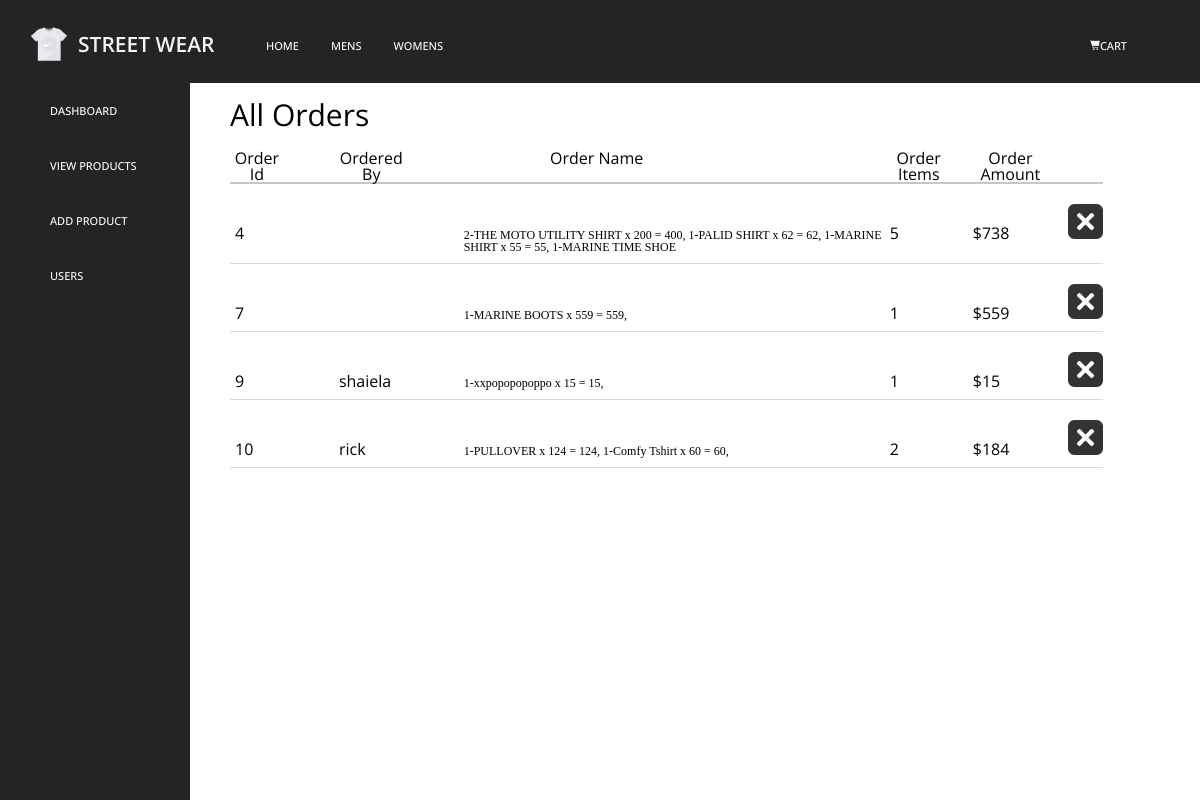
Page /ecomm/public_html/order.php?orders on the committed database.
### tables this page shows
CREATE TABLE `orders` (
  `order_id` int(11) NOT NULL,
  `ordered_by` varchar(111) NOT NULL,
  `order_name` varchar(111) NOT NULL,
  `order_items` varchar(222) NOT NULL,
  `order_amount` int(111) NOT NULL
);

### ecomm/resources/functions.php (called while the page is built, shortened)
<?php
function query($sql){
	global $connection;
	return mysqli_query($connection, $sql);
}
function fetch_array($result){
 return mysqli_fetch_array($result);
}
?>

### ecomm/public_html/admin.php (the view, shortened to what this page needs)
<?php
function important(){
if(isset($_GET['orders'])){
	$product= <<<_END
		<div id = "content">
<h1>All Orders</h1>
<table class="tablex" style="width:90%">
  <tr>
    <th style="font-family: 'Open Sans', sans-serif;font-weight:400px;padding-right: 50px; border-bottom:2px solid #C7C7C7;" >Order Id</th>
    <th style="font-family: 'Open Sans', sans-serif;font-weight:400px;padding-right: 50px; border-bottom:2px solid #C7C7C7;" >Ordered By</th>
    <th style="font-family: 'Open Sans', sans-serif;font-weight:400px;padding-right: 150px; border-bottom:2px solid #C7C7C7;">Order Name</th>
    <th style="font-family: 'Open Sans', sans-serif;font-weight:400px;padding-right: 15px; border-bottom:2px solid #C7C7C7;">Order Items</th>
    <th style="font-family: 'Open Sans', sans-serif;font-weight:400px;padding-right: 10px; border-bottom:2px solid #C7C7C7;">Order Amount</th>
    <th style="font-family: 'Open Sans', sans-serif;font-weight:400px;padding-right: 10px; border-bottom:2px solid #C7C7C7;"></th>
  </tr>
_END;
echo $product;
$query = query(" SELECT * FROM orders");
	while($row = fetch_array($query)){
$product1= <<<_YO
  <tr>
  <td style="font-family: 'Open Sans', sans-serif;font-weight:400px;padding-top: 20px;padding-left: 5px; padding-bottom: 10px;border-bottom:1px solid #D9D9D9;">{$row['order_id']}</td>
  <td style="font-family: 'Open Sans', sans-serif;font-weight:400px;padding-top: 20px;padding-left: 5px; padding-bottom: 10px;border-bottom:1px solid #D9D9D9;">{$row['ordered_by']}</td>
  <td style="font-size:12px;padding-top: 20px;padding-left: 5px; padding-bottom: 10px;border-bottom:1px solid #D9D9D9;">{$row['order_name']}</td>
  <td style="font-family: 'Open Sans', sans-serif;font-weight:400px;padding-top: 20px;padding-left: 5px; padding-bottom: 10px;border-bottom:1px solid #D9D9D9;">{$row['order_items']}</td>
  <td style="font-family: 'Open Sans', sans-serif;font-weight:400px;padding-top: 20px;padding-left: 5px; padding-bottom: 10px;border-bottom:1px solid #D9D9D9;">\${$row['order_amount']}</td>
  <td style="font-family: 'Open Sans', sans-serif;font-weight:400px;padding-top: 20px;padding-left: 5px; padding-bottom: 10px;border-bottom:1px solid #D9D9D9;"><a href="delete_order.php?id={$row['order_id']}"><img src="../raw/images/multiply.png" width="35px" style="cursor:pointer;"></a></td>
  </tr>
_YO;
echo $product1;
 }
}
}
?>

### ecomm/resources/css/vids.css (style rules this page uses)
html, body, div, span, applet, object, iframe, h1, h2, h3, h4, h5, h6, p, blockquote, pre, a, abbr, acronym, address, big, cite, code, del, dfn, em, img, ins, kbd, q, s, samp, small, strike, strong, sub, sup, tt, var, b, u, i, center, dl, dt, dd, ol, ul, li, fieldset, form, label, legend, table, caption, tbody, tfoot, thead, tr, th, td, article, aside, canvas, details, embed, figure, figcaption, footer, header, hgroup, menu, nav, output, ruby, section, summary, time, mark, audio, video { margin: 0; padding: 0; border: 0; font-size: 100%; font: inherit; vertical-align: baseline; }
body { line-height: 1; }
table { border-collapse: collapse; border-spacing: 0; }

### ecomm/resources/css/styles.css (style rules this page uses)
html, body, div, span, applet, object, iframe, h1, h2, h3, h4, h5, h6, p, blockquote, pre, a, abbr, acronym, address, big, cite, code, del, dfn, em, img, ins, kbd, q, s, samp, small, strike, strong, sub, sup, tt, var, b, u, i, center, dl, dt, dd, ol, ul, li, fieldset, form, label, legend, table, caption, tbody, tfoot, thead, tr, th, td, article, aside, canvas, details, embed, figure, figcaption, footer, header, hgroup, menu, nav, output, ruby, section, summary, time, mark, audio, video { margin: 0; padding: 0; border: 0; font-size: 100%; font: inherit; vertical-align: baseline; }
body { line-height: 1; }
table { border-collapse: collapse; border-spacing: 0; }

### ecomm/resources/css/add.css (style rules this page uses)
#content { position:absolute;top:100px;left:230px; }
#content h1 { font-size: 30px;font-family:'Open Sans', sans-serif;font-weight:800px;padding-bottom: 20px; }

### rows in the picture
orders: order_id "4", order_name "2-THE MOTO UTILITY SHIRT x 200 = 400, 1-PALID SHIRT x 62 = 62, 1-MARINE SHIRT x 55 = 55, 1-MARINE TIME SHOE", order_items "5", order_amount "738"
orders: order_id "7", order_name "1-MARINE BOOTS x 559 = 559,", order_items "1", order_amount "559"
orders: order_id "9", ordered_by "shaiela", order_name "1-xxpopopopoppo x 15 = 15,", order_items "1", order_amount "15"
orders: order_id "10", ordered_by "rick", order_name "1-PULLOVER x 124 = 124, 1-Comfy Tshirt x 60 = 60,", order_items "2", order_amount "184"
